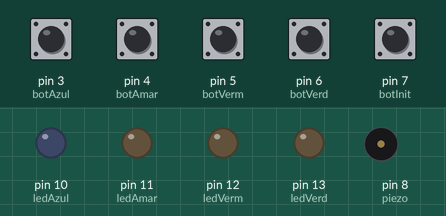
This sketch was run on a simulated Arduino Uno, built with avr-gcc and run on an emulated ATmega328P. Shown: output pins drawn as LEDs (lit = HIGH), buzzer (waves = sounding). The test bench sets the inputs (shaded band); at power-on: pin 3 (botAzul), pin 4 (botAmar), pin 5 (botVerm), pin 6 (botVerd) HIGH, pin 7 (botInit) LOW. Random numbers use the default seed unless the sketch sets one.

Above: at 1.2 s.
1.3 s: pin 7 (botInit) pulled HIGH for 0.15 s
At 1.55 s:
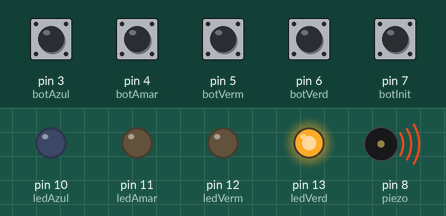
3.8 s: pin 6 (botVerd) pulled LOW for 0.15 s
At 5.05 s:
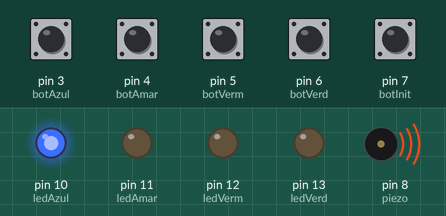
6.9 s: pin 3 (botAzul) pulled LOW for 0.15 s
At 8.15 s:
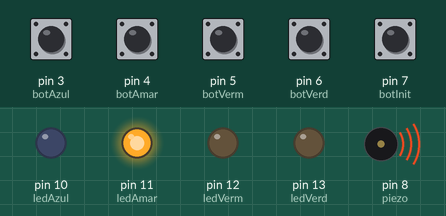
10.0 s: pin 5 (botVerm) pulled LOW for 0.15 s
At 11.1 s:
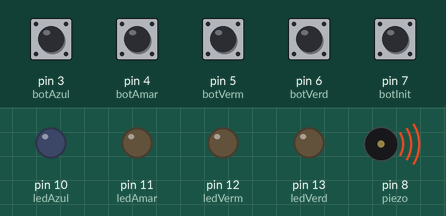
Timing chart, 0 to 14.1 s (numbered marks = the images above; inputs shaded):
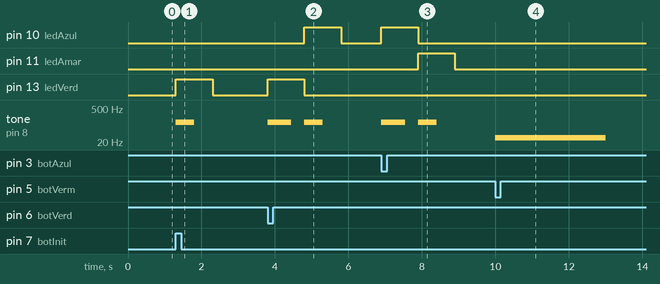

Measured:
- after the input at 1.3 s, pin 13 (ledVerd): LOW → HIGH at once, → LOW 1.0 s later; tone on pin 8 (piezo): silent → 132 Hz at once, → silent 0.50 s later
- after the input at 3.8 s, pin 10 (ledAzul): LOW → HIGH after 1.0 s, → LOW 1.0 s later; pin 13 (ledVerd): LOW → HIGH at once, → LOW 1.0 s later; tone on pin 8 (piezo): silent → 132 Hz at once, → silent 0.65 s later, → 132 Hz 0.35 s later, → silent 0.50 s later
- after the input at 6.9 s, pin 10 (ledAzul): LOW → HIGH at once, → LOW 1.0 s later; pin 11 (ledAmar): LOW → HIGH after 1.0 s, → LOW 1.0 s later; tone on pin 8 (piezo): silent → 132 Hz at once, → silent 0.65 s later, → 132 Hz 0.35 s later, → silent 0.50 s later
- after the input at 10.0 s, tone on pin 8 (piezo): silent → 30 Hz at once, → silent 3.0 s later

The sketch:

codigo.ino
```cpp
//SEÇÃO DE DEFINES
  //BOTÕES
    #define botInit 7

    #define botVerd 6
    #define botVerm 5
    #define botAmar 4
    #define botAzul 3

  //LEDS
    #define ledVerd 13
    #define ledVerm 12
    #define ledAmar 11
    #define ledAzul 10

  //PIEZO
    #define piezo 8


//SEÇÃO DE DECLARAÇÃO E ATRIBUIÇÃO DE VARIÁVEIS
  bool estaJogando, acertou;
  int  numeroAleatorio, ledEscolhido;


//SEÇÃO DE PROTOTIPAÇÃO
  void desligarTodosOsLeds();
  void piscarLedAleatorio(int);
  void jogando();


//FUNÇÕES PRINCIPAIS
  void setup()
  {
    randomSeed(analogRead(0));
    Serial.begin(9600);

    pinMode(botInit, INPUT);
    pinMode(botVerd, INPUT_PULLUP);
    pinMode(botVerm, INPUT_PULLUP);
    pinMode(botAmar, INPUT_PULLUP);
    pinMode(botAzul, INPUT_PULLUP);

    pinMode(ledVerd, OUTPUT);
    pinMode(ledVerm, OUTPUT);
    pinMode(ledAmar, OUTPUT);
    pinMode(ledAzul, OUTPUT);

    pinMode(piezo, OUTPUT);
  }

  void loop()
  {
    if(digitalRead(botInit) == HIGH or estaJogando == true)
    {
      estaJogando = true;

      numeroAleatorio = random(1, 5);
      piscarLedAleatorio(numeroAleatorio);
      desligarTodosOsLeds();

      while(true)
      {
        jogando();

        if(acertou == true and ledEscolhido != 0)
        {
          tone(piezo, 132, 650);
          delay(1000);
          break;
        }
        else if(acertou == false)
        {
          tone(piezo, 30, 3000);
          estaJogando = false;
          break;
        }
      }
    }
    else
    {
      estaJogando = false;
      acertou = true;

      desligarTodosOsLeds();
    }
  }


//SEÇÃO DE FUNÇÕES
  void desligarTodosOsLeds()
  {
    digitalWrite(ledVerd, LOW);
    digitalWrite(ledVerm, LOW);
    digitalWrite(ledAmar, LOW);
    digitalWrite(ledAzul, LOW);
  }

  void piscarLedAleatorio(int numeroAleatorio)
  {
    tone(piezo, 132, 500);

    desligarTodosOsLeds();

    if(numeroAleatorio == 1)
      digitalWrite(ledVerd, HIGH);

    else if(numeroAleatorio == 2)
      digitalWrite(ledVerm, HIGH);

    else if(numeroAleatorio == 3)
      digitalWrite(ledAmar, HIGH);

    else if(numeroAleatorio == 4)
      digitalWrite(ledAzul, HIGH);

    else
      Serial.println("PiscarLedAleatorio: problema");

    delay(1000);
  }

  void jogando()
  {
    if(digitalRead(botVerd) == LOW)
    {
        ledEscolhido = 1;

        if(numeroAleatorio == ledEscolhido)
          digitalWrite(ledVerd, HIGH);
        else
          acertou = false;
    }
    else if(digitalRead(botVerm) == LOW)
    {
        ledEscolhido = 2;

        if(numeroAleatorio == ledEscolhido)
          digitalWrite(ledVerm, HIGH);
        else
          acertou = false;
    }
    else if(digitalRead(botAmar) == LOW)
    {
        digitalWrite(ledAmar, HIGH);
        ledEscolhido = 3;

        if(numeroAleatorio == ledEscolhido)
          digitalWrite(ledAmar, HIGH);
        else
          acertou = false;
    }
    else if(digitalRead(botAzul) == LOW)
    {
        digitalWrite(ledAzul, HIGH);
        ledEscolhido = 4;

        if(numeroAleatorio == ledEscolhido)
          digitalWrite(ledAzul, HIGH);
        else
          acertou = false;
    }
    else
    {
      desligarTodosOsLeds();
      ledEscolhido = 0;
    }
  }
```
